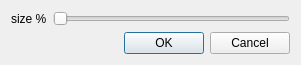
<?xml version="1.0" encoding="UTF-8"?>
<ui version="4.0">
 <class>Dialog</class>
 <widget class="QDialog" name="Dialog">
  <property name="geometry">
   <rect>
    <x>0</x>
    <y>0</y>
    <width>301</width>
    <height>57</height>
   </rect>
  </property>
  <property name="windowTitle">
   <string>Dialog</string>
  </property>
  <layout class="QVBoxLayout" name="verticalLayout">
   <item>
    <layout class="QHBoxLayout" name="horizontalLayout">
     <item>
      <widget class="QLabel" name="label">
       <property name="text">
        <string>size %</string>
       </property>
      </widget>
     </item>
     <item>
      <widget class="QSlider" name="horizontalSlider">
       <property name="orientation">
        <enum>Qt::Horizontal</enum>
       </property>
      </widget>
     </item>
    </layout>
   </item>
   <item>
    <widget class="QDialogButtonBox" name="buttonBox">
     <property name="standardButtons">
      <set>QDialogButtonBox::Cancel|QDialogButtonBox::Ok</set>
     </property>
    </widget>
   </item>
  </layout>
 </widget>
 <resources/>
 <connections/>
</ui>
